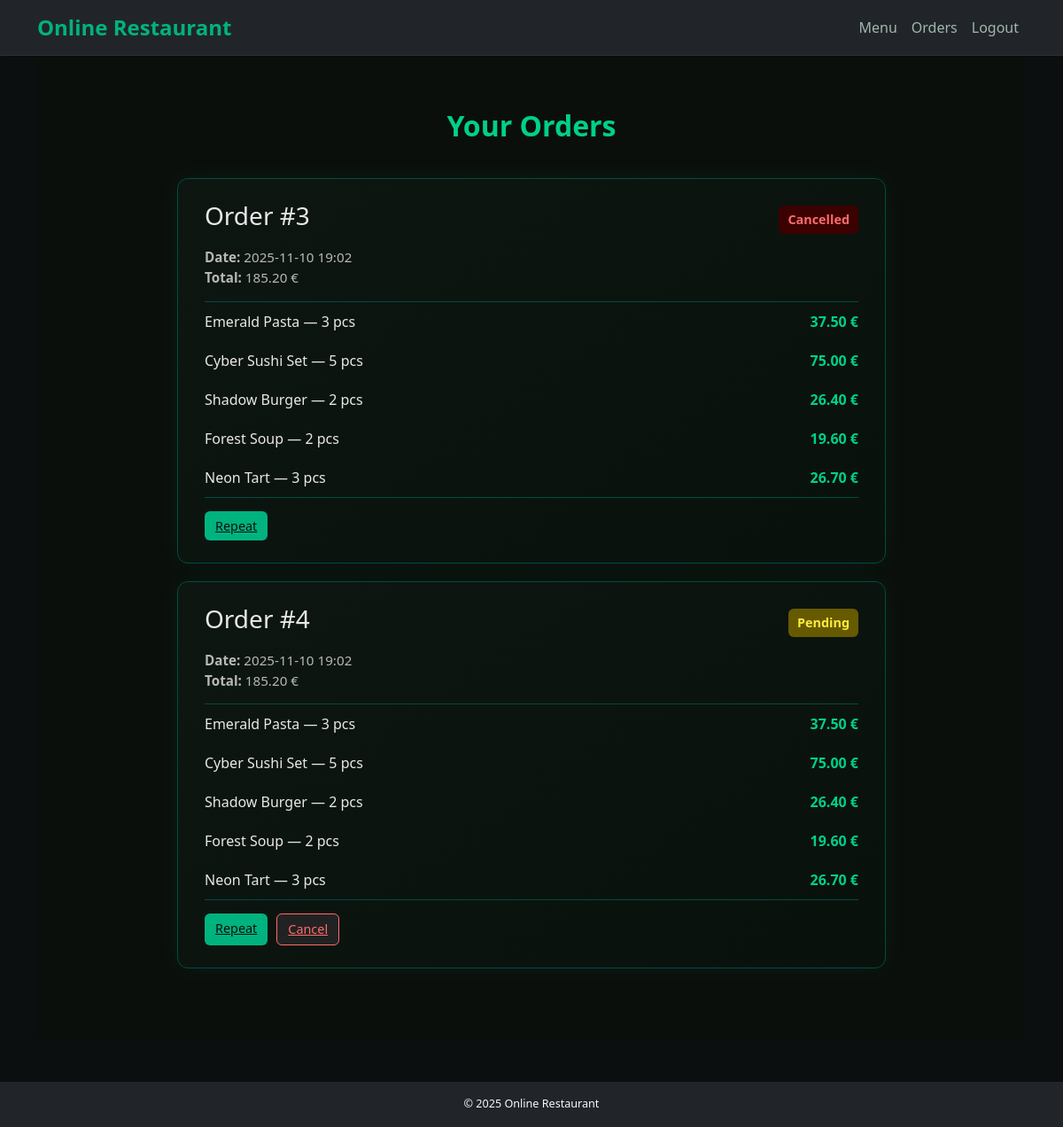
Screenshot of /orders (signed in) with the database file from the repository.
### models/models.py (models this page shows)
class Order(db.Model):
    id = db.Column(db.Integer, primary_key=True)
    user_id = db.Column(db.Integer, db.ForeignKey('user.id'), nullable=False)
    total_price = db.Column(db.Float, nullable=False)
    date = db.Column(db.DateTime, server_default=db.func.now())
    items = db.relationship('OrderItem', backref='order', lazy=True)
    status = db.Column(db.String(50), default='Pending')

class OrderItem(db.Model):
    id = db.Column(db.Integer, primary_key=True)
    order_id = db.Column(db.Integer, db.ForeignKey('order.id'), nullable=False)
    dish_id = db.Column(db.Integer, db.ForeignKey('dish.id'), nullable=False)
    quantity = db.Column(db.Integer, nullable=False)
    dish = db.relationship('Dish')

class Dish(db.Model):
    id = db.Column(db.Integer, primary_key=True)
    name = db.Column(db.String(100), nullable=False)
    description = db.Column(db.Text, nullable=False)
    price = db.Column(db.Float, nullable=False)
    image_url = db.Column(db.String(255))

### routes/main.py (the view)
@main_bp.route('/orders')
@login_required
def orders():
    user_orders = Order.query.filter_by(user_id=current_user.id).all()
    return render_template('order_history.html', orders=user_orders)

### app.py (called while the page is built)
@login_manager.user_loader
def load_user(user_id):
    from models.models import User
    return User.query.get(int(user_id))

def create_app():
    app = Flask(__name__)
    app.config.from_object(Config)
    app.config.from_pyfile('config.py', silent=True)
    db.init_app(app)
    migrate.init_app(app, db)
    login_manager.init_app(app)
    csrf.init_app(app)
    limiter.init_app(app)
    from routes.auth import auth_bp
    from routes.main import main_bp
    from routes.admin import admin_bp
    app.register_blueprint(auth_bp)
    app.register_blueprint(main_bp)
    app.register_blueprint(admin_bp)
    @app.after_request
    def set_headers(resp):
        resp.headers["Content-Security-Policy"] = (
            "default-src 'self'; img-src 'self' data:; style-src 'self' 'unsafe-inline'"
        )
        return resp
    return app

### templates/order_history.html (shortened to what this page needs)
{% extends 'base.html' %}
{% block content %}
<section class="orders-section fade-in">
  <h2 class="orders-title">Your Orders</h2>
  {% if orders %}
    {% for order in orders %}
    <div class="order-card">
      <div class="order-header">
        <h3>Order #{{ order.id }}</h3>
        <span class="order-status {{ order.status|lower }}">{{ order.status }}</span>
      </div>
      <p class="order-meta">
        <strong>Date:</strong> {{ order.date.strftime('%Y-%m-%d %H:%M') }}<br>
        <strong>Total:</strong> {{ "%.2f"|format(order.total_price) }} €
      </p>
      <ul class="order-list">
        {% for item in order.items %}
        <li>
          <span>{{ item.dish.name }} — {{ item.quantity }} pcs</span>
          <span class="order-price">{{ "%.2f"|format(item.dish.price * item.quantity) }} €</span>
        </li>
        {% endfor %}
      </ul>
      <div class="order-actions">
        <a href="{{ url_for('main.repeat_order', order_id=order.id) }}" class="btn-small edit">Repeat</a>
        {% if order.status == 'Pending' %}
          <a href="{{ url_for('main.cancel_order', order_id=order.id) }}" class="btn-small delete">Cancel</a>
        {% endif %}
      </div>
    </div>
    {% endfor %}
  {% else %}
    <p class="empty-text">You have no orders yet.</p>
  {% endif %}
</section>
{% endblock %}

### static/css/style.css (style rules this page uses)
:root { --green-main: #00b37e; --green-hover: #00d08a; --green-dark: #004d3f; --bg-dark: #0b0f0f; --text-light: #e4f4ed; --text-muted: #a0b7ad; }
body { background-color: var(--bg-dark); color: var(--text-light); font-family: "Poppins", "Segoe UI", sans-serif; margin: 0; padding: 0; height: 100vh; display: flex; flex-direction: column; }
.btn-small { padding: 6px 12px; border-radius: 6px; font-size: 0.9rem; font-weight: 500; cursor: pointer; border: none; transition: 0.3s; }
.btn-small.edit { background: #00b37e; color: #0b0f0c; }
.btn-small.delete { background: #222; color: #ff6b6b; border: 1px solid #ff6b6b; }
.orders-section { background: #0b0f0c; padding: 60px 0; color: #e8e8e8; }
.orders-title { text-align: center; font-size: 2rem; color: #00d08a; font-weight: 700; margin-bottom: 40px; }
.order-card { background: linear-gradient(145deg, #0e1612, #09110d); border: 1px solid #004d3f; border-radius: 12px; margin: 20px auto; padding: 25px 30px; max-width: 800px; box-shadow: 0 0 25px rgba(0, 179, 126, 0.08); transition: 0.3s; }
.order-header { display: flex; justify-content: space-between; align-items: center; margin-bottom: 10px; }
.order-status { padding: 5px 10px; border-radius: 6px; font-size: 0.9rem; font-weight: 600; text-transform: capitalize; }
.order-status.pending { background: #665a00; color: #ffeb3b; }
.order-status.cancelled { background: #3b0000; color: #ff6b6b; }
.order-meta { font-size: 0.95rem; color: #b8b8b8; margin-bottom: 15px; }
.order-list { list-style: none; padding: 0; margin: 0; border-top: 1px solid #004d3f; border-bottom: 1px solid #004d3f; }
.order-list li { display: flex; justify-content: space-between; padding: 10px 0; color: #e8e8e8; }
.order-price { color: #00d08a; font-weight: 600; }
.order-actions { margin-top: 15px; display: flex; gap: 10px; }

### rows the page displays
Order: id "3", status "Cancelled", date "2025-11-10 19:02", total_price "185.20"
OrderItem: dish.name "Emerald Pasta", quantity "3"
Dish: item.dish.price*item.quantity "37.50"
OrderItem: dish.name "Cyber Sushi Set", quantity "5"
Dish: item.dish.price*item.quantity "75.00"
OrderItem: dish.name "Shadow Burger", quantity "2"
Dish: item.dish.price*item.quantity "26.40"
OrderItem: dish.name "Forest Soup", quantity "2"
Dish: item.dish.price*item.quantity "19.60"
OrderItem: dish.name "Neon Tart", quantity "3"
Dish: item.dish.price*item.quantity "26.70"
Order: id "4", status "Pending", date "2025-11-10 19:02", total_price "185.20"
OrderItem: dish.name "Emerald Pasta", quantity "3"
OrderItem: dish.name "Cyber Sushi Set", quantity "5"
OrderItem: dish.name "Shadow Burger", quantity "2"
OrderItem: dish.name "Forest Soup", quantity "2"
OrderItem: dish.name "Neon Tart", quantity "3"
